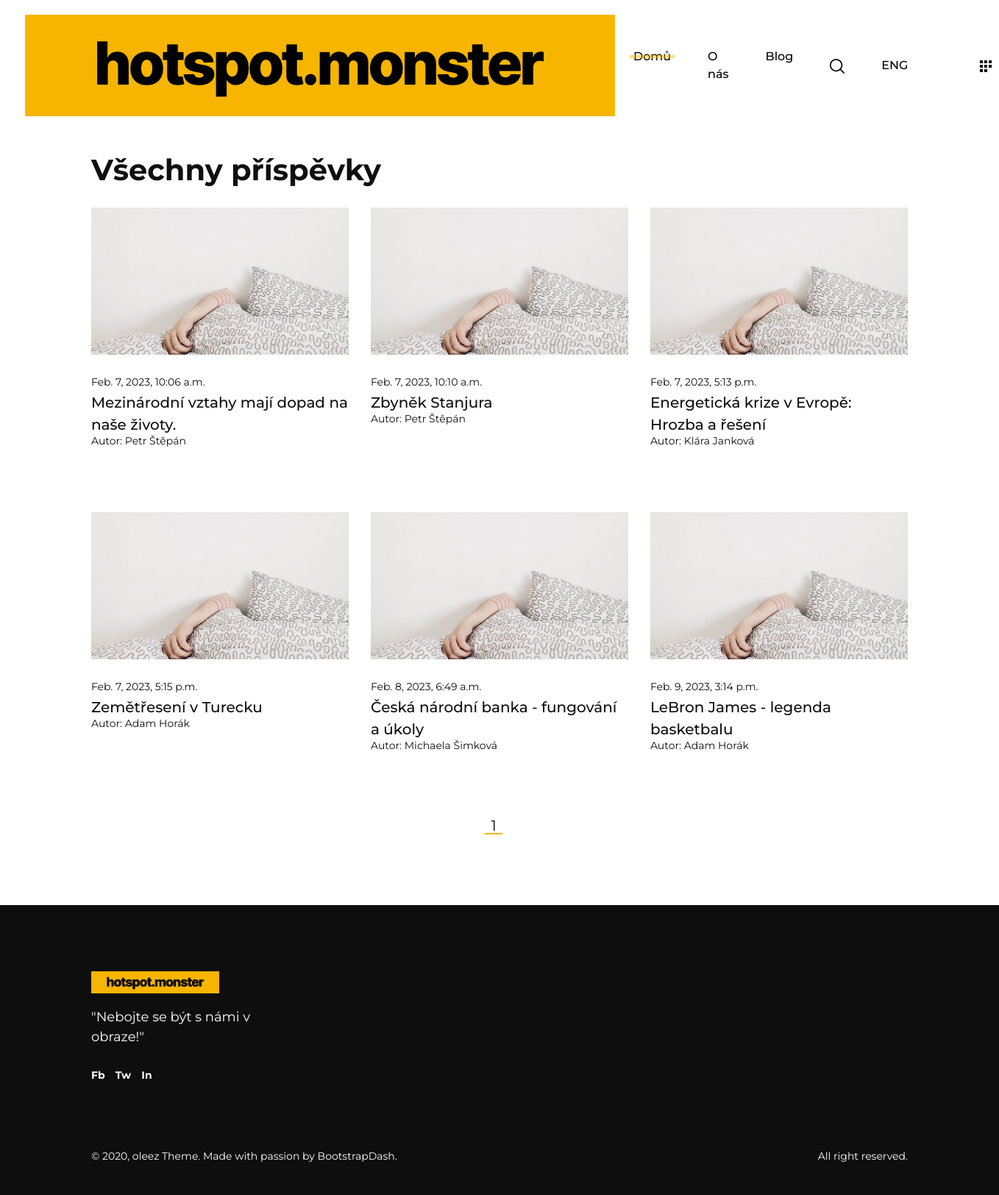
The app's page /blog_grid with its own data.
### blog/models.py (models this page shows, shortened)
class BlogPost(models.Model):
	title = models.CharField('Title', max_length=255)
	subtitle = models.CharField('Subtitle', max_length=255, blank=True)
	content = models.TextField('Content1', blank=False)
	content2 = models.TextField('Content2', blank=True)
	date_published = models.DateTimeField('Date', default=now, editable=True)
	author = models.CharField('Autor',max_length=255)
	quotes = models.CharField('Quatation', max_length=255, blank=True)
	category1 = models.CharField("Category1", max_length=255, blank=True)
	category2 = models.CharField("Category2", max_length=255, blank=True)
	category3 = models.CharField("Category3", max_length=255, blank=True)
	tag1 = models.CharField("Tag1", max_length=255, blank=True)
	tag2 = models.CharField("Tag2", max_length=255, blank=True)
	tag3 = models.CharField("Tag3", max_length=255, blank=True)
	tag4 = models.CharField("Tag4", max_length=255, blank=True)
	tag5 = models.CharField("Tag5", max_length=255, blank=True)
	tag6 = models.CharField("Tag6", max_length=255, blank=True)
	tag7 = models.CharField("Tag7", max_length=255, blank=True)
	tag8 = models.CharField("Tag8", max_length=255, blank=True)
	tag9 = models.CharField("Tag9", max_length=255, blank=True)
	tag10 = models.CharField("Tag10", max_length=255, blank=True)
	read_count = models.IntegerField('Read Count', default=0)
	picture_name = models.CharField('Picture_name', max_length=255, blank=True)

### blog/views.py (the view)
# urls.py: path('blog_grid', views.blog_grid, name='blog_grid'),
def blog_grid (request):
	paginator = Paginator(BlogPost.objects.all().order_by('date_published'), 9)
	page = request.GET.get('page')
	blog_posts = paginator.get_page(page)
	return render(request, 'blog_grid.html', {
		'blog_posts': blog_posts,
		})

### blog/templates/blog_grid.html (shortened to what this page needs)
{% include 'header.html' %}
{% include 'navbar.html' %}
    <main class="blog-grid-page">
        <div class="container">
            <h1 class="oleez-page-title wow fadeInUp">Všechny příspěvky</h1>
            <div class="row">
                {% for blog_post in blog_posts %}
                <div class="col-md-4">
                    <div class="blog-post-card wow fadeInUp">
                        <div class="blog-post-thumbnail-wrapper">
                            <img src="static/images/Bloggrid/Bloggrid_2@2x.jpg" alt="blog">
                        </div>
                        <p class="blog-post-date">{{blog_post.date_published}}</p>
                        <h5 class="blog-post-title">{{blog_post.title}}</h5>
                         <p class="blog-post-date">Autor: {{blog_post.author}}</p>
                    </div>
                </div>
                {% endfor %}
            </div>
            <div class="row">
                <div class="col-12 pb-5 mb-5">
                        <nav class="oleez-pagination d-flex align-items-center justify-content-center wow fadeInUp">
                            <a href="?page={{blog_posts.number }}" class='active'>{{ blog_posts.number }}</a>
                        </nav>
                </div>
            </div>
        </div>
    </main>
{% include 'footer.html' %}

### records on screen
BlogPost: date_published "Feb. 7, 2023, 10:06 a.m.", title "Mezinárodní vztahy mají dopad na naše životy.", author "Petr Štěpán"
BlogPost: date_published "Feb. 7, 2023, 10:10 a.m.", title "Zbyněk Stanjura", author "Petr Štěpán"
BlogPost: date_published "Feb. 7, 2023, 5:13 p.m.", title "Energetická krize v Evropě: Hrozba a řešení", author "Klára Janková"
BlogPost: date_published "Feb. 7, 2023, 5:15 p.m.", title "Zemětřesení v Turecku", author "Adam Horák"
BlogPost: date_published "Feb. 8, 2023, 6:49 a.m.", title "Česká národní banka - fungování a úkoly", author "Michaela Šimková"
BlogPost: date_published "Feb. 9, 2023, 3:14 p.m.", title "LeBron James - legenda basketbalu", author "Adam Horák"

### other values on screen
{{ blog_posts.number }} "1"
